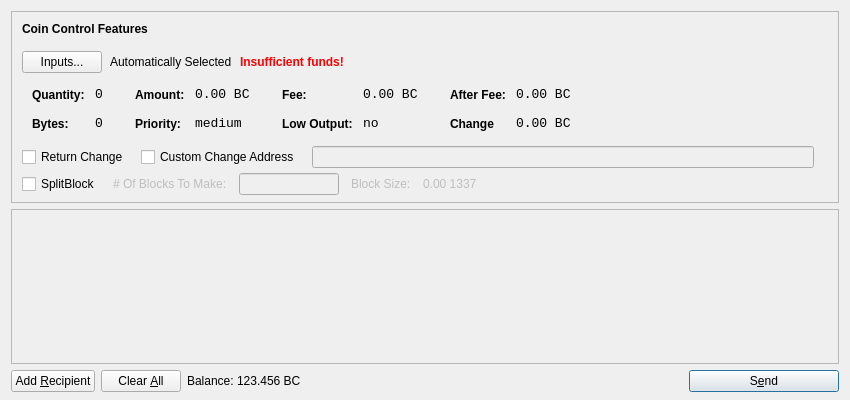
<?xml version="1.0" encoding="UTF-8"?>
<ui version="4.0">
 <class>SendCoinsDialog</class>
 <widget class="QDialog" name="SendCoinsDialog">
  <property name="geometry">
   <rect>
    <x>0</x>
    <y>0</y>
    <width>850</width>
    <height>400</height>
   </rect>
  </property>
  <property name="windowTitle">
   <string>Send Coins</string>
  </property>
  <layout class="QVBoxLayout" name="verticalLayout" stretch="0,1,0">
   <property name="bottomMargin">
    <number>8</number>
   </property>
   <item>
    <widget class="QFrame" name="frameCoinControl">
     <property name="sizePolicy">
      <sizepolicy hsizetype="Expanding" vsizetype="Expanding">
       <horstretch>0</horstretch>
       <verstretch>0</verstretch>
      </sizepolicy>
     </property>
     <property name="maximumSize">
      <size>
       <width>16777215</width>
       <height>16777215</height>
      </size>
     </property>
     <property name="frameShape">
      <enum>QFrame::StyledPanel</enum>
     </property>
     <property name="frameShadow">
      <enum>QFrame::Sunken</enum>
     </property>
     <layout class="QVBoxLayout" name="verticalLayoutCoinControl2">
      <property name="spacing">
       <number>-1</number>
      </property>
      <property name="leftMargin">
       <number>0</number>
      </property>
      <property name="topMargin">
       <number>0</number>
      </property>
      <property name="rightMargin">
       <number>0</number>
      </property>
      <property name="bottomMargin">
       <number>6</number>
      </property>
      <item>
       <layout class="QVBoxLayout" name="verticalLayoutCoinControl" stretch="0,0,0,0,1">
        <property name="spacing">
         <number>0</number>
        </property>
        <property name="leftMargin">
         <number>10</number>
        </property>
        <property name="topMargin">
         <number>10</number>
        </property>
        <item>
         <layout class="QHBoxLayout" name="horizontalLayoutCoinControl1">
          <property name="bottomMargin">
           <number>15</number>
          </property>
          <item>
           <widget class="QLabel" name="labelCoinControlFeatures">
            <property name="sizePolicy">
             <sizepolicy hsizetype="Preferred" vsizetype="Maximum">
              <horstretch>0</horstretch>
              <verstretch>0</verstretch>
             </sizepolicy>
            </property>
            <property name="font">
             <font>
              <weight>75</weight>
              <bold>true</bold>
             </font>
            </property>
            <property name="styleSheet">
             <string notr="true">font-weight:bold;</string>
            </property>
            <property name="text">
             <string>Coin Control Features</string>
            </property>
           </widget>
          </item>
         </layout>
        </item>
        <item>
         <layout class="QHBoxLayout" name="horizontalLayoutCoinControl2" stretch="0,0,0,0">
          <property name="spacing">
           <number>8</number>
          </property>
          <property name="bottomMargin">
           <number>10</number>
          </property>
          <item>
           <widget class="QPushButton" name="pushButtonCoinControl">
            <property name="styleSheet">
             <string notr="true"/>
            </property>
            <property name="text">
             <string>Inputs...</string>
            </property>
           </widget>
          </item>
          <item>
           <widget class="QLabel" name="labelCoinControlAutomaticallySelected">
            <property name="text">
             <string>Automatically Selected</string>
            </property>
            <property name="margin">
             <number>5</number>
            </property>
           </widget>
          </item>
          <item>
           <widget class="QLabel" name="labelCoinControlInsuffFunds">
            <property name="font">
             <font>
              <weight>75</weight>
              <bold>true</bold>
             </font>
            </property>
            <property name="styleSheet">
             <string notr="true">color:red;font-weight:bold;</string>
            </property>
            <property name="text">
             <string>Insufficient funds!</string>
            </property>
            <property name="margin">
             <number>5</number>
            </property>
           </widget>
          </item>
          <item>
           <spacer name="horizontalSpacerCoinControl">
            <property name="orientation">
             <enum>Qt::Horizontal</enum>
            </property>
            <property name="sizeHint" stdset="0">
             <size>
              <width>40</width>
              <height>1</height>
             </size>
            </property>
           </spacer>
          </item>
         </layout>
        </item>
        <item>
         <widget class="QWidget" name="widgetCoinControl" native="true">
          <property name="sizePolicy">
           <sizepolicy hsizetype="Preferred" vsizetype="Preferred">
            <horstretch>0</horstretch>
            <verstretch>0</verstretch>
           </sizepolicy>
          </property>
          <property name="minimumSize">
           <size>
            <width>0</width>
            <height>0</height>
           </size>
          </property>
          <property name="styleSheet">
           <string notr="true"/>
          </property>
          <layout class="QHBoxLayout" name="horizontalLayoutCoinControl5">
           <property name="margin">
            <number>0</number>
           </property>
           <item>
            <layout class="QHBoxLayout" name="horizontalLayoutCoinControl3" stretch="0,0,0,1">
             <property name="spacing">
              <number>20</number>
             </property>
             <property name="topMargin">
              <number>0</number>
             </property>
             <property name="bottomMargin">
              <number>10</number>
             </property>
             <item>
              <layout class="QFormLayout" name="formLayoutCoinControl1">
               <property name="horizontalSpacing">
                <number>10</number>
               </property>
               <property name="verticalSpacing">
                <number>14</number>
               </property>
               <property name="leftMargin">
                <number>10</number>
               </property>
               <property name="topMargin">
                <number>4</number>
               </property>
               <property name="rightMargin">
                <number>6</number>
               </property>
               <item row="0" column="0">
                <widget class="QLabel" name="labelCoinControlQuantityText">
                 <property name="styleSheet">
                  <string notr="true">font-weight:bold;</string>
                 </property>
                 <property name="text">
                  <string>Quantity:</string>
                 </property>
                 <property name="margin">
                  <number>0</number>
                 </property>
                </widget>
               </item>
               <item row="0" column="1">
                <widget class="QLabel" name="labelCoinControlQuantity">
                 <property name="font">
                  <font>
                   <family>Monospace</family>
                   <pointsize>10</pointsize>
                  </font>
                 </property>
                 <property name="cursor">
                  <cursorShape>IBeamCursor</cursorShape>
                 </property>
                 <property name="contextMenuPolicy">
                  <enum>Qt::ActionsContextMenu</enum>
                 </property>
                 <property name="text">
                  <string>0</string>
                 </property>
                 <property name="margin">
                  <number>0</number>
                 </property>
                 <property name="textInteractionFlags">
                  <set>Qt::LinksAccessibleByMouse|Qt::TextSelectableByKeyboard|Qt::TextSelectableByMouse</set>
                 </property>
                </widget>
               </item>
               <item row="1" column="0">
                <widget class="QLabel" name="labelCoinControlBytesText">
                 <property name="styleSheet">
                  <string notr="true">font-weight:bold;</string>
                 </property>
                 <property name="text">
                  <string>Bytes:</string>
                 </property>
                </widget>
               </item>
               <item row="1" column="1">
                <widget class="QLabel" name="labelCoinControlBytes">
                 <property name="font">
                  <font>
                   <family>Monospace</family>
                   <pointsize>10</pointsize>
                  </font>
                 </property>
                 <property name="cursor">
                  <cursorShape>IBeamCursor</cursorShape>
                 </property>
                 <property name="contextMenuPolicy">
                  <enum>Qt::ActionsContextMenu</enum>
                 </property>
                 <property name="text">
                  <string>0</string>
                 </property>
                 <property name="textInteractionFlags">
                  <set>Qt::LinksAccessibleByMouse|Qt::TextSelectableByKeyboard|Qt::TextSelectableByMouse</set>
                 </property>
                </widget>
               </item>
              </layout>
             </item>
             <item>
              <layout class="QFormLayout" name="formLayoutCoinControl2">
               <property name="horizontalSpacing">
                <number>10</number>
               </property>
               <property name="verticalSpacing">
                <number>14</number>
               </property>
               <property name="leftMargin">
                <number>6</number>
               </property>
               <property name="topMargin">
                <number>4</number>
               </property>
               <property name="rightMargin">
                <number>6</number>
               </property>
               <item row="0" column="0">
                <widget class="QLabel" name="labelCoinControlAmountText">
                 <property name="styleSheet">
                  <string notr="true">font-weight:bold;</string>
                 </property>
                 <property name="text">
                  <string>Amount:</string>
                 </property>
                 <property name="margin">
                  <number>0</number>
                 </property>
                </widget>
               </item>
               <item row="0" column="1">
                <widget class="QLabel" name="labelCoinControlAmount">
                 <property name="font">
                  <font>
                   <family>Monospace</family>
                   <pointsize>10</pointsize>
                  </font>
                 </property>
                 <property name="cursor">
                  <cursorShape>IBeamCursor</cursorShape>
                 </property>
                 <property name="contextMenuPolicy">
                  <enum>Qt::ActionsContextMenu</enum>
                 </property>
                 <property name="text">
                  <string>0.00 BC</string>
                 </property>
                 <property name="textInteractionFlags">
                  <set>Qt::LinksAccessibleByMouse|Qt::TextSelectableByKeyboard|Qt::TextSelectableByMouse</set>
                 </property>
                </widget>
               </item>
               <item row="1" column="0">
                <widget class="QLabel" name="labelCoinControlPriorityText">
                 <property name="styleSheet">
                  <string notr="true">font-weight:bold;</string>
                 </property>
                 <property name="text">
                  <string>Priority:</string>
                 </property>
                </widget>
               </item>
               <item row="1" column="1">
                <widget class="QLabel" name="labelCoinControlPriority">
                 <property name="font">
                  <font>
                   <family>Monospace</family>
                   <pointsize>10</pointsize>
                  </font>
                 </property>
                 <property name="cursor">
                  <cursorShape>IBeamCursor</cursorShape>
                 </property>
                 <property name="contextMenuPolicy">
                  <enum>Qt::ActionsContextMenu</enum>
                 </property>
                 <property name="text">
                  <string>medium</string>
                 </property>
                 <property name="textInteractionFlags">
                  <set>Qt::LinksAccessibleByMouse|Qt::TextSelectableByKeyboard|Qt::TextSelectableByMouse</set>
                 </property>
                </widget>
               </item>
              </layout>
             </item>
             <item>
              <layout class="QFormLayout" name="formLayoutCoinControl3">
               <property name="horizontalSpacing">
                <number>10</number>
               </property>
               <property name="verticalSpacing">
                <number>14</number>
               </property>
               <property name="leftMargin">
                <number>6</number>
               </property>
               <property name="topMargin">
                <number>4</number>
               </property>
               <property name="rightMargin">
                <number>6</number>
               </property>
               <item row="0" column="0">
                <widget class="QLabel" name="labelCoinControlFeeText">
                 <property name="styleSheet">
                  <string notr="true">font-weight:bold;</string>
                 </property>
                 <property name="text">
                  <string>Fee:</string>
                 </property>
                 <property name="margin">
                  <number>0</number>
                 </property>
                </widget>
               </item>
               <item row="0" column="1">
                <widget class="QLabel" name="labelCoinControlFee">
                 <property name="font">
                  <font>
                   <family>Monospace</family>
                   <pointsize>10</pointsize>
                  </font>
                 </property>
                 <property name="cursor">
                  <cursorShape>IBeamCursor</cursorShape>
                 </property>
                 <property name="contextMenuPolicy">
                  <enum>Qt::ActionsContextMenu</enum>
                 </property>
                 <property name="text">
                  <string>0.00 BC</string>
                 </property>
                 <property name="textInteractionFlags">
                  <set>Qt::LinksAccessibleByMouse|Qt::TextSelectableByKeyboard|Qt::TextSelectableByMouse</set>
                 </property>
                </widget>
               </item>
               <item row="1" column="0">
                <widget class="QLabel" name="labelCoinControlLowOutputText">
                 <property name="styleSheet">
                  <string notr="true">font-weight:bold;</string>
                 </property>
                 <property name="text">
                  <string>Low Output:</string>
                 </property>
                </widget>
               </item>
               <item row="1" column="1">
                <widget class="QLabel" name="labelCoinControlLowOutput">
                 <property name="font">
                  <font>
                   <family>Monospace</family>
                   <pointsize>10</pointsize>
                  </font>
                 </property>
                 <property name="cursor">
                  <cursorShape>IBeamCursor</cursorShape>
                 </property>
                 <property name="contextMenuPolicy">
                  <enum>Qt::ActionsContextMenu</enum>
                 </property>
                 <property name="text">
                  <string>no</string>
                 </property>
                 <property name="textInteractionFlags">
                  <set>Qt::LinksAccessibleByMouse|Qt::TextSelectableByKeyboard|Qt::TextSelectableByMouse</set>
                 </property>
                </widget>
               </item>
              </layout>
             </item>
             <item>
              <layout class="QFormLayout" name="formLayoutCoinControl4">
			   <property name="fieldGrowthPolicy"> 
                <enum>QFormLayout::AllNonFixedFieldsGrow</enum> 
               </property>
               <property name="horizontalSpacing">
                <number>10</number>
               </property>
               <property name="verticalSpacing">
                <number>14</number>
               </property>
               <property name="leftMargin">
                <number>6</number>
               </property>
               <property name="topMargin">
                <number>4</number>
               </property>
               <property name="rightMargin">
                <number>6</number>
               </property>
               <item row="0" column="0">
                <widget class="QLabel" name="labelCoinControlAfterFeeText">
                 <property name="styleSheet">
                  <string notr="true">font-weight:bold;</string>
                 </property>
                 <property name="text">
                  <string>After Fee:</string>
                 </property>
                 <property name="margin">
                  <number>0</number>
                 </property>
                </widget>
               </item>
               <item row="0" column="1">
                <widget class="QLabel" name="labelCoinControlAfterFee">
                 <property name="font">
                  <font>
                   <family>Monospace</family>
                   <pointsize>10</pointsize>
                  </font>
                 </property>
                 <property name="cursor">
                  <cursorShape>IBeamCursor</cursorShape>
                 </property>
                 <property name="contextMenuPolicy">
                  <enum>Qt::ActionsContextMenu</enum>
                 </property>
                 <property name="text">
                  <string>0.00 BC</string>
                 </property>
                 <property name="textInteractionFlags">
                  <set>Qt::LinksAccessibleByMouse|Qt::TextSelectableByKeyboard|Qt::TextSelectableByMouse</set>
                 </property>
                </widget>
               </item>
               <item row="1" column="0">
                <widget class="QLabel" name="labelCoinControlChangeText">
                 <property name="styleSheet">
                  <string notr="true">font-weight:bold;</string>
                 </property>
                 <property name="text">
                  <string>Change</string>
                 </property>
                </widget>
               </item>
               <item row="1" column="1">
                <widget class="QLabel" name="labelCoinControlChange">
                 <property name="font">
                  <font>
                   <family>Monospace</family>
                   <pointsize>10</pointsize>
                  </font>
                 </property>
                 <property name="cursor">
                  <cursorShape>IBeamCursor</cursorShape>
                 </property>
                 <property name="contextMenuPolicy">
                  <enum>Qt::ActionsContextMenu</enum>
                 </property>
                 <property name="text">
                  <string>0.00 BC</string>
                 </property>
                 <property name="textInteractionFlags">
                  <set>Qt::LinksAccessibleByMouse|Qt::TextSelectableByKeyboard|Qt::TextSelectableByMouse</set>
                 </property>
                </widget>
               </item>
              </layout>
             </item>
            </layout>
           </item>
          </layout>
         </widget>
        </item>
        <item>
         <layout class="QHBoxLayout" name="horizontalLayoutCoinControl4" stretch="0,0,0,0">
          <property name="spacing">
           <number>12</number>
          </property>
          <property name="sizeConstraint">
           <enum>QLayout::SetDefaultConstraint</enum>
          </property>
          <property name="topMargin">
           <number>5</number>
          </property>
          <property name="rightMargin">
           <number>5</number>
          </property>
          <item>
		  <widget class="QCheckBox" name="returnChangeCheckBox">
 		  <property name="text">
 		  <string>Return Change</string>
 		  </property>
		  </widget>
 		  </item>
 		  <item>		  
           <widget class="QCheckBox" name="checkBoxCoinControlChange">
            <property name="text">
             <string>Custom Change Address</string>
            </property>
           </widget>
          </item>
          <item>
           <widget class="QLineEdit" name="lineEditCoinControlChange">
            <property name="enabled">
             <bool>false</bool>
            </property>
            <property name="sizePolicy">
             <sizepolicy hsizetype="Expanding" vsizetype="Fixed">
              <horstretch>0</horstretch>
              <verstretch>0</verstretch>
             </sizepolicy>
            </property>
           </widget>
          </item>
          <item>
           <widget class="QLabel" name="labelCoinControlChangeLabel">
            <property name="sizePolicy">
             <sizepolicy hsizetype="Preferred" vsizetype="Expanding">
              <horstretch>0</horstretch>
              <verstretch>0</verstretch>
             </sizepolicy>
            </property>
            <property name="minimumSize">
             <size>
              <width>0</width>
              <height>0</height>
             </size>
            </property>
            <property name="text">
             <string/>
            </property>
            <property name="margin">
             <number>3</number>
            </property>
           </widget>
          </item>
         </layout>
        </item>
        <item>
         <layout class="QHBoxLayout" name="horizontalLayoutCoinControl4a" stretch="0,0,0,0">
          <property name="alignment" >
         <set>Qt::AlignLeft</set>
          </property>
          <property name="spacing">
           <number>12</number>
          </property>
          <property name="sizeConstraint">
           <enum>QLayout::SetDefaultConstraint</enum>
          </property>
          <property name="topMargin">
           <number>5</number>
          </property>
          <property name="rightMargin">
           <number>5</number>
          </property>
           <item> 
           <widget class="QCheckBox" name="splitBlockCheckBox"> 
            <property name="text"> 
             <string>SplitBlock</string> 
            </property> 
           </widget> 
          </item> 
          <item> 
           <widget class="QLabel" name="labelBlocksToMakeText"> 
            <property name="enabled"> 
             <bool>false</bool> 
            </property> 
            <property name="text"> 
             <string># Of Blocks To Make:</string> 
            </property> 
           </widget> 
          </item>
          <item> 
           <widget class="QLineEdit" name="splitBlockLineEdit"> 
            <property name="enabled"> 
             <bool>false</bool> 
            </property> 
            <property name="sizePolicy"> 
             <sizepolicy hsizetype="Fixed" vsizetype="Fixed"> 
              <horstretch>0</horstretch> 
              <verstretch>0</verstretch> 
             </sizepolicy> 
            </property> 
            <property name="maximumSize"> 
             <size> 
              <width>100</width> 
              <height>16777215</height> 
             </size> 
            </property> 
           </widget> 
          </item> 
          <item> 
           <widget class="QLabel" name="labelBlockSizeText"> 
            <property name="enabled"> 
             <bool>false</bool> 
            </property> 
            <property name="text"> 
             <string>Block Size:</string> 
            </property> 
           </widget> 
          </item> 
          <item> 
           <widget class="QLabel" name="labelBlockSize"> 
            <property name="enabled"> 
             <bool>false</bool> 
            </property> 
            <property name="text"> 
             <string>0.00 1337</string> 
            </property>
           </widget> 
           </item>
         </layout>
        </item>
        <item>		
         <spacer name="verticalSpacerCoinControl">
          <property name="orientation">
           <enum>Qt::Vertical</enum>
          </property>
          <property name="sizeHint" stdset="0">
           <size>
            <width>800</width>
            <height>1</height>
           </size>
          </property>
         </spacer>
        </item>
       </layout>
      </item>
     </layout>
    </widget>
   </item>
   <item>
    <widget class="QScrollArea" name="scrollArea">
     <property name="widgetResizable">
      <bool>true</bool>
     </property>
     <widget class="QWidget" name="scrollAreaWidgetContents">
      <property name="geometry">
       <rect>
        <x>0</x>
        <y>0</y>
        <width>830</width>
		<height>172</height>
       </rect>
      </property>
      <layout class="QVBoxLayout" name="verticalLayout_2">
       <property name="margin">
        <number>0</number>
       </property>
       <item>
        <layout class="QVBoxLayout" name="entries">
         <property name="spacing">
          <number>6</number>
         </property>
        </layout>
       </item>
       <item>
        <spacer name="verticalSpacer">
         <property name="orientation">
          <enum>Qt::Vertical</enum>
         </property>
         <property name="sizeHint" stdset="0">
          <size>
           <width>20</width>
           <height>40</height>
          </size>
         </property>
        </spacer>
       </item>
      </layout>
     </widget>
    </widget>
   </item>
   <item>
    <layout class="QHBoxLayout" name="horizontalLayout">
     <item>
      <widget class="QPushButton" name="addButton">
       <property name="toolTip">
        <string>Send to multiple recipients at once</string>
       </property>
       <property name="text">
        <string>Add &amp;Recipient</string>
       </property>
       <property name="icon">
        <iconset resource="../bitcoin.qrc">
         <normaloff>:/icons/add</normaloff>:/icons/add</iconset>
       </property>
       <property name="autoDefault">
        <bool>false</bool>
       </property>
      </widget>
     </item>
     <item>
      <widget class="QPushButton" name="clearButton">
       <property name="sizePolicy">
        <sizepolicy hsizetype="Minimum" vsizetype="Fixed">
         <horstretch>0</horstretch>
         <verstretch>0</verstretch>
        </sizepolicy>
       </property>
       <property name="toolTip">
        <string>Remove all transaction fields</string>
       </property>
       <property name="text">
        <string>Clear &amp;All</string>
       </property>
       <property name="icon">
        <iconset resource="../bitcoin.qrc">
         <normaloff>:/icons/remove</normaloff>:/icons/remove</iconset>
       </property>
       <property name="autoRepeatDelay">
        <number>300</number>
       </property>
       <property name="autoDefault">
        <bool>false</bool>
       </property>
      </widget>
     </item>
     <item>
      <layout class="QHBoxLayout" name="horizontalLayout_2">
       <property name="spacing">
        <number>3</number>
       </property>
       <item>
        <widget class="QLabel" name="label">
         <property name="sizePolicy">
          <sizepolicy hsizetype="Preferred" vsizetype="Fixed">
           <horstretch>0</horstretch>
           <verstretch>0</verstretch>
          </sizepolicy>
         </property>
         <property name="text">
          <string>Balance:</string>
         </property>
        </widget>
       </item>
       <item>
        <widget class="QLabel" name="labelBalance">
         <property name="sizePolicy">
          <sizepolicy hsizetype="Preferred" vsizetype="Fixed">
           <horstretch>0</horstretch>
           <verstretch>0</verstretch>
          </sizepolicy>
         </property>
         <property name="cursor">
          <cursorShape>IBeamCursor</cursorShape>
         </property>
         <property name="text">
          <string>123.456 BC</string>
         </property>
         <property name="textInteractionFlags">
          <set>Qt::LinksAccessibleByMouse|Qt::TextSelectableByKeyboard|Qt::TextSelectableByMouse</set>
         </property>
        </widget>
       </item>
      </layout>
     </item>
     <item>
      <spacer name="horizontalSpacer">
       <property name="orientation">
        <enum>Qt::Horizontal</enum>
       </property>
       <property name="sizeHint" stdset="0">
        <size>
         <width>40</width>
         <height>20</height>
        </size>
       </property>
      </spacer>
     </item>
     <item>
      <widget class="QPushButton" name="sendButton">
       <property name="minimumSize">
        <size>
         <width>150</width>
         <height>0</height>
        </size>
       </property>
       <property name="toolTip">
        <string>Confirm the send action</string>
       </property>
       <property name="text">
        <string>S&amp;end</string>
       </property>
       <property name="icon">
        <iconset resource="../bitcoin.qrc">
         <normaloff>:/icons/send</normaloff>:/icons/send</iconset>
       </property>
       <property name="default">
        <bool>true</bool>
       </property>
      </widget>
     </item>
    </layout>
   </item>
  </layout>
 </widget>
 <resources>
  <include location="../bitcoin.qrc"/>
 </resources>
 <connections/>
</ui>
